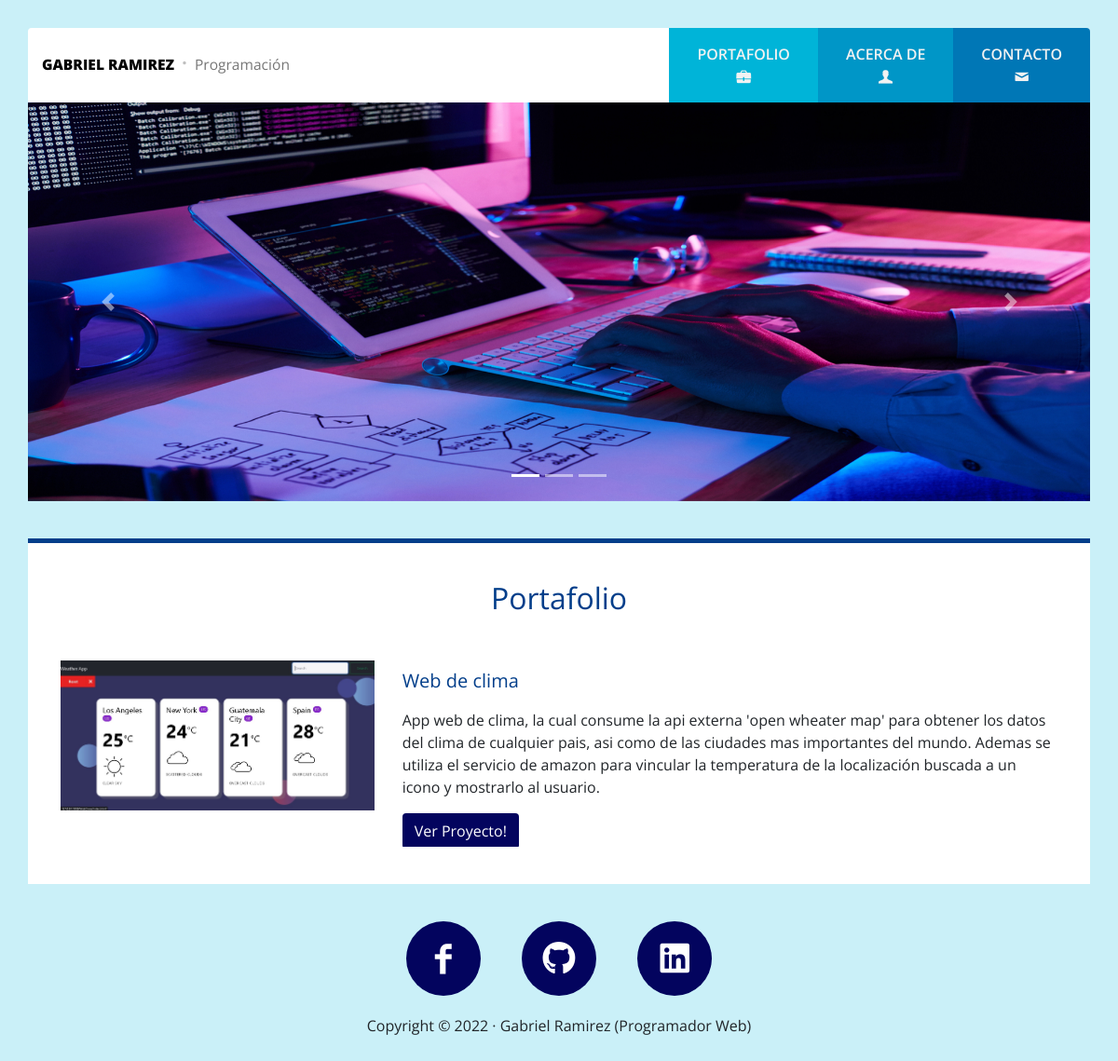
The page / on the database its author committed.
### portafolio/models.py (models this page shows, shortened)
class project(models.Model):
    title=models.CharField(max_length=200,verbose_name='Titulo')
    descripcion=models.TextField(verbose_name='Descripción')
    image=models.ImageField(verbose_name='Imagen')
    link=models.URLField(null=True,blank=True,verbose_name='Dirección web')
    created=models.DateTimeField(auto_now_add=True,verbose_name='Creación')
    updated=models.DateTimeField(auto_now=True,verbose_name='Actualización')
    class Meta:
        verbose_name='Proyecto'
        verbose_name_plural='Proyectos'
        ordering=['-created']

### portafolio/views.py (the view)
# urls.py: path('',views.portafolio, name="portafolio")
def portafolio(request):
    proyecto=project.objects.all()
    return render(request,'portafolio.html',{'proyecto':proyecto})

### core/templates/portafolio.html (shortened to what this page needs)
{%extends 'base.html'%}
{%load static%}
{%block slider%}
<div class="row slider">
    <div class="col">
        <div class="carousel slide" id="slider" data-ride="carousel">
            <ol class="carousel-indicators">
                <li data-target="#slider" data-slide-to="0" class="active"></li>
                <li data-target="#slider" data-slide-to="1"></li>
                <li data-target="#slider" data-slide-to="2"></li>
            </ol>
            <div class="carousel-inner">
                <div class="carousel-item active">
                    <img src="{%static 'img/slides1.jpg'%}" class="d-block w-100" alt="Slide#1">
                </div>
            </div>
            <a class="carousel-control-prev" href="#slider" role="button" data-slide="prev">
                <span class="carousel-control-prev-icon" aria-hidden="true"></span>
            </a>
            <a class="carousel-control-next" href="#slider" role="button" data-slide="next">
                <span class="carousel-control-next-icon" aria-hidden="true"></span>
            </a>
        </div>
    </div>
</div>
{%endblock%}
{%block content%}
<main>
    <div class="container">
        <div class="row contenedor">
            <div class="col">
                <h2 class="titulo">Portafolio</h2>
                {%for pro in proyecto%}
                <div class="row projects justify-content-center">
                    <div class="content-project col-12 col-lg-4 col-md-4">
                        <a href="" data-toggle="modal" data-target="#modal">
                            <img src="{{pro.image.url}}" class="img-fluid" alt="...">
                        </a>
                    </div>
                    <div class="content-project col-12 col-lg-8 col-md-8">
                        <h5 class="title-project">{{pro.title}}</h5>
                        <p>{{pro.descripcion}}</p>
                        {%if pro.link%}
                        <a href="{{pro.link}}" class="btn link-project" target="_blank">Ver Proyecto!</a>
                        {%endif%}
                    </div>
                {%endfor%}
                </div>
            </div>
        </div>
    </div>
</main>
{%endblock%}

### core/templates/base.html (shortened to what this page needs)
<!DOCTYPE html>
<html lang="es">
{%load static%}
<head>
	<link rel="stylesheet" href="{%static 'css/bootstrap.min.css'%}">
	<link rel="stylesheet" href="{%static 'css/fontello.css'%}">
	<link rel="stylesheet" href="{%static 'css/styles.css'%}">
</head>
<body>
	<header>
		<div class="container">
			<div class="nav row rounded-top align-items-stretch justify-content-between">
				<div
					class="col-md-12 col-lg logo d-flex align-items-center justify-content-center justify-content-lg-start">
					<a class="nombre" href="{% url 'portafolio'%}">Gabriel Ramirez</a>
					<samp class="icono icon-dot"></samp>
					<p>Programación</p>
				</div>
				<nav class="col-md-12 col-lg-auto menu d-flex align-items-stretch flex-wrap flex-sm-nowrap">
					<a href="{% url 'portafolio'%}" class="c-1 d-flex align-items-center">
						<div class="d-flex flex-column text-center">
							<span>Portafolio</span>
							<i class="icono icon-briefcase"></i>
						</div>
					</a>
					<a href="{% url 'about'%}" class="c-2 d-flex align-items-center">
						<div class="d-flex flex-column text-center">
							<span>Acerca de</span>
							<i class="icono icon-user"></i>
						</div>
					</a>
					<a href="{% url 'contacto'%}" class="c-3 d-flex align-items-center">
						<div class="d-flex flex-column text-center">
							<span>Contacto</span>
							<i class="icono icon-mail"></i>
						</div>
					</a>
				</nav>
			</div>
            {%block slider%}
            {%endblock%}
        </div>
    </header>
        {%block content%}
        {%endblock%}
            <footer>
                <div class="container">
                    <div class="row redes-sociales justify-content-center">
                        <div class="col-auto">
                            <a href="https://www.facebook.com/profile.php?id=100037788934428" target="_blank" class="icono icon-facebook facebook"></a>
                            <a href="https://github.com/GabrielRam19" target="_blank" class="icono"><i class="fa-brands fa-github"></i></a>
                            <a href="https://www.linkedin.com/in/juan-gabriel-ramirez-gramajo-96a913233/" target="_blank" class="icono"><i class="fa-brands fa-linkedin"></i></a>
                        </div>
                        <div class="col-12 text-center copyright">
                            <samp>
                                <p>Copyright &copy; 2022 · Gabriel Ramirez (Programador Web) </p>
                            </samp>
                        </div>
                    </div>
                </div>
            </footer>
</body>
</html>

### core/static/css/styles.css (style rules this page uses)
body { background: #caf0f8; font-family: 'Open Sans', sans-serif; }
header { margin-top: 30px; }
header .nav { min-height: 80px; overflow: hidden; background: #fff; }
header .logo a, header .logo samp, header .logo p { font-size: 1.3vw; display: inline-block; margin: 0; }
header .logo .nombre { font-weight: 800; text-transform: uppercase; text-decoration: none; color: black; }
header .logo .icono { color: #bfbfbf; }
header .logo p { color: #777777; }
header .menu { padding: 0; }
header .menu a { display: block; padding: 0 30px; text-decoration: none; color: #f2f2f2; }
header .menu a div span { font-weight: 600; text-transform: uppercase; }
header .menu .c-1 { background: #00b4d8; }
header .menu .c-2 { background: #0096c7; }
header .menu .c-3 { background: #0077b6; }
.slider { margin-bottom: 40px; }
.slider .col { padding: 0; }
.contenedor { background: #fff; border-top: 5px solid #023e8a; padding: 0 20px; }
.titulo { padding: 40px 0; text-align: center; color: #023e8a; font-family: 'Open Sans', sans-serif; font-weight: 400; }
.title-project { padding: 10px 0; color: #023e8a; font-family: 'Open Sans', sans-serif; font-weight: 400; }
.contenedor .projects .content-project .link-project { background: #03045e; display: inline-block; color: #fff; }
.contenedor .projects .content-project { margin-bottom: 40px; max-height: 200px; overflow: hidden; }
.contenedor .projects .content-project a { background: #3a0ca3; display: inline-block; }
.redes-sociales { padding: 40px 0; margin-bottom: 40px; text-align: center; }
.redes-sociales .icono { width: 80px; height: 80px; font-size: 3vw; line-height: 80px; color: #fff; text-align: center; background: #03045e; display: inline-block; margin: 0px 20px; text-decoration: none; border-radius: 80px; transition: all .3s ease; }
.redes-sociales .copyright { padding: 20PX 0; }
.redes-sociales .copyright samp P { font-family: 'Open Sans', sans-serif; }

### rows shown on the page
project: image (picture), title "Web de clima", descripcion "App web de clima, la cual consume la api externa 'open wheater map' para obtener los datos del clima de cualquier pais, asi como de las ciudades mas importantes del mundo. Ademas se utiliza el servicio de amazon para vincular la temperatura de la localización buscada a un icono y mostrarlo al usuario."
